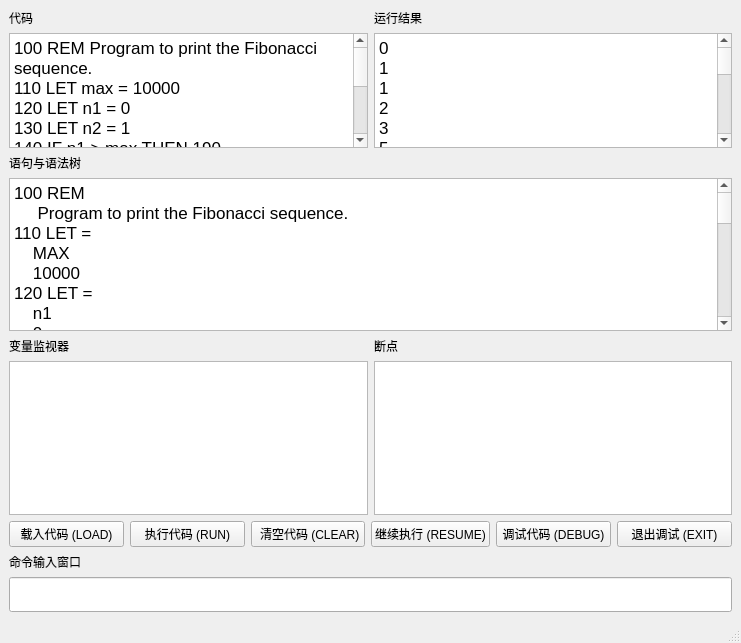
<?xml version="1.0" encoding="UTF-8"?>
<ui version="4.0">
 <class>MainWindow</class>
 <widget class="QMainWindow" name="MainWindow">
  <property name="geometry">
   <rect>
    <x>0</x>
    <y>0</y>
    <width>741</width>
    <height>643</height>
   </rect>
  </property>
  <property name="sizePolicy">
   <sizepolicy hsizetype="Preferred" vsizetype="Preferred">
    <horstretch>0</horstretch>
    <verstretch>0</verstretch>
   </sizepolicy>
  </property>
  <property name="windowTitle">
   <string>GuiBasic</string>
  </property>
  <widget class="QWidget" name="centralwidget">
   <property name="sizePolicy">
    <sizepolicy hsizetype="Expanding" vsizetype="Expanding">
     <horstretch>0</horstretch>
     <verstretch>0</verstretch>
    </sizepolicy>
   </property>
   <layout class="QHBoxLayout" name="horizontalLayout_3">
    <item>
     <layout class="QVBoxLayout" name="verticalLayout">
      <item>
       <layout class="QHBoxLayout" name="horizontalLayout">
        <item>
         <layout class="QVBoxLayout" name="verticalLayout_2">
          <item>
           <widget class="QLabel" name="labelCode">
            <property name="text">
             <string>代码</string>
            </property>
           </widget>
          </item>
          <item>
           <widget class="QTextBrowser" name="CodeDisplay">
            <property name="readOnly">
             <bool>true</bool>
            </property>
            <property name="html">
             <string>&lt;!DOCTYPE HTML PUBLIC &quot;-//W3C//DTD HTML 4.0//EN&quot; &quot;http://www.w3.org/TR/REC-html40/strict.dtd&quot;&gt;
&lt;html&gt;&lt;head&gt;&lt;meta name=&quot;qrichtext&quot; content=&quot;1&quot; /&gt;&lt;meta charset=&quot;utf-8&quot; /&gt;&lt;style type=&quot;text/css&quot;&gt;
p, li { white-space: pre-wrap; }
hr { height: 1px; border-width: 0; }
li.unchecked::marker { content: &quot;\2610&quot;; }
li.checked::marker { content: &quot;\2612&quot;; }
&lt;/style&gt;&lt;/head&gt;&lt;body style=&quot; font-family:'Microsoft YaHei UI'; font-size:9pt; font-weight:400; font-style:normal;&quot;&gt;
&lt;p style=&quot; margin-top:0px; margin-bottom:0px; margin-left:0px; margin-right:0px; -qt-block-indent:0; text-indent:0px;&quot;&gt;&lt;span style=&quot; font-family:'.AppleSystemUIFont'; font-size:13pt;&quot;&gt;100 REM Program to print the Fibonacci sequence.&lt;/span&gt;&lt;/p&gt;
&lt;p style=&quot; margin-top:0px; margin-bottom:0px; margin-left:0px; margin-right:0px; -qt-block-indent:0; text-indent:0px;&quot;&gt;&lt;span style=&quot; font-family:'.AppleSystemUIFont'; font-size:13pt;&quot;&gt;110 LET max = 10000&lt;/span&gt;&lt;/p&gt;
&lt;p style=&quot; margin-top:0px; margin-bottom:0px; margin-left:0px; margin-right:0px; -qt-block-indent:0; text-indent:0px;&quot;&gt;&lt;span style=&quot; font-family:'.AppleSystemUIFont'; font-size:13pt;&quot;&gt;120 LET n1 = 0&lt;/span&gt;&lt;/p&gt;
&lt;p style=&quot; margin-top:0px; margin-bottom:0px; margin-left:0px; margin-right:0px; -qt-block-indent:0; text-indent:0px;&quot;&gt;&lt;span style=&quot; font-family:'.AppleSystemUIFont'; font-size:13pt;&quot;&gt;130 LET n2 = 1&lt;/span&gt;&lt;/p&gt;
&lt;p style=&quot; margin-top:0px; margin-bottom:0px; margin-left:0px; margin-right:0px; -qt-block-indent:0; text-indent:0px;&quot;&gt;&lt;span style=&quot; font-family:'.AppleSystemUIFont'; font-size:13pt;&quot;&gt;140 IF n1 &amp;gt; max THEN 190&lt;/span&gt;&lt;/p&gt;
&lt;p style=&quot; margin-top:0px; margin-bottom:0px; margin-left:0px; margin-right:0px; -qt-block-indent:0; text-indent:0px;&quot;&gt;&lt;span style=&quot; font-family:'.AppleSystemUIFont'; font-size:13pt;&quot;&gt;145 PRINT n1&lt;/span&gt;&lt;/p&gt;
&lt;p style=&quot; margin-top:0px; margin-bottom:0px; margin-left:0px; margin-right:0px; -qt-block-indent:0; text-indent:0px;&quot;&gt;&lt;span style=&quot; font-family:'.AppleSystemUIFont'; font-size:13pt;&quot;&gt;150 LET n3 = n1 + n2&lt;/span&gt;&lt;/p&gt;
&lt;p style=&quot; margin-top:0px; margin-bottom:0px; margin-left:0px; margin-right:0px; -qt-block-indent:0; text-indent:0px;&quot;&gt;&lt;span style=&quot; font-family:'.AppleSystemUIFont'; font-size:13pt;&quot;&gt;160 LET n1 = n2&lt;/span&gt;&lt;/p&gt;
&lt;p style=&quot; margin-top:0px; margin-bottom:0px; margin-left:0px; margin-right:0px; -qt-block-indent:0; text-indent:0px;&quot;&gt;&lt;span style=&quot; font-family:'.AppleSystemUIFont'; font-size:13pt;&quot;&gt;170 LET n2 = n3&lt;/span&gt;&lt;/p&gt;
&lt;p style=&quot; margin-top:0px; margin-bottom:0px; margin-left:0px; margin-right:0px; -qt-block-indent:0; text-indent:0px;&quot;&gt;&lt;span style=&quot; font-family:'.AppleSystemUIFont'; font-size:13pt;&quot;&gt;180 GOTO 140&lt;/span&gt;&lt;/p&gt;
&lt;p style=&quot; margin-top:0px; margin-bottom:0px; margin-left:0px; margin-right:0px; -qt-block-indent:0; text-indent:0px;&quot;&gt;&lt;span style=&quot; font-family:'.AppleSystemUIFont'; font-size:13pt;&quot;&gt;190 END&lt;/span&gt;&lt;/p&gt;&lt;/body&gt;&lt;/html&gt;</string>
            </property>
           </widget>
          </item>
         </layout>
        </item>
        <item>
         <layout class="QVBoxLayout" name="verticalLayout_4">
          <item>
           <widget class="QLabel" name="labelOutput">
            <property name="text">
             <string>运行结果</string>
            </property>
           </widget>
          </item>
          <item>
           <widget class="QTextBrowser" name="textBrowser">
            <property name="html">
             <string>&lt;!DOCTYPE HTML PUBLIC &quot;-//W3C//DTD HTML 4.0//EN&quot; &quot;http://www.w3.org/TR/REC-html40/strict.dtd&quot;&gt;
&lt;html&gt;&lt;head&gt;&lt;meta name=&quot;qrichtext&quot; content=&quot;1&quot; /&gt;&lt;meta charset=&quot;utf-8&quot; /&gt;&lt;style type=&quot;text/css&quot;&gt;
p, li { white-space: pre-wrap; }
hr { height: 1px; border-width: 0; }
li.unchecked::marker { content: &quot;\2610&quot;; }
li.checked::marker { content: &quot;\2612&quot;; }
&lt;/style&gt;&lt;/head&gt;&lt;body style=&quot; font-family:'Microsoft YaHei UI'; font-size:9pt; font-weight:400; font-style:normal;&quot;&gt;
&lt;p style=&quot; margin-top:0px; margin-bottom:0px; margin-left:0px; margin-right:0px; -qt-block-indent:0; text-indent:0px;&quot;&gt;&lt;span style=&quot; font-family:'.AppleSystemUIFont'; font-size:13pt;&quot;&gt;0&lt;/span&gt;&lt;/p&gt;
&lt;p style=&quot; margin-top:0px; margin-bottom:0px; margin-left:0px; margin-right:0px; -qt-block-indent:0; text-indent:0px;&quot;&gt;&lt;span style=&quot; font-family:'.AppleSystemUIFont'; font-size:13pt;&quot;&gt;1&lt;/span&gt;&lt;/p&gt;
&lt;p style=&quot; margin-top:0px; margin-bottom:0px; margin-left:0px; margin-right:0px; -qt-block-indent:0; text-indent:0px;&quot;&gt;&lt;span style=&quot; font-family:'.AppleSystemUIFont'; font-size:13pt;&quot;&gt;1&lt;/span&gt;&lt;/p&gt;
&lt;p style=&quot; margin-top:0px; margin-bottom:0px; margin-left:0px; margin-right:0px; -qt-block-indent:0; text-indent:0px;&quot;&gt;&lt;span style=&quot; font-family:'.AppleSystemUIFont'; font-size:13pt;&quot;&gt;2&lt;/span&gt;&lt;/p&gt;
&lt;p style=&quot; margin-top:0px; margin-bottom:0px; margin-left:0px; margin-right:0px; -qt-block-indent:0; text-indent:0px;&quot;&gt;&lt;span style=&quot; font-family:'.AppleSystemUIFont'; font-size:13pt;&quot;&gt;3&lt;/span&gt;&lt;/p&gt;
&lt;p style=&quot; margin-top:0px; margin-bottom:0px; margin-left:0px; margin-right:0px; -qt-block-indent:0; text-indent:0px;&quot;&gt;&lt;span style=&quot; font-family:'.AppleSystemUIFont'; font-size:13pt;&quot;&gt;5&lt;/span&gt;&lt;/p&gt;
&lt;p style=&quot; margin-top:0px; margin-bottom:0px; margin-left:0px; margin-right:0px; -qt-block-indent:0; text-indent:0px;&quot;&gt;&lt;span style=&quot; font-family:'.AppleSystemUIFont'; font-size:13pt;&quot;&gt;8&lt;/span&gt;&lt;/p&gt;
&lt;p style=&quot; margin-top:0px; margin-bottom:0px; margin-left:0px; margin-right:0px; -qt-block-indent:0; text-indent:0px;&quot;&gt;&lt;span style=&quot; font-family:'.AppleSystemUIFont'; font-size:13pt;&quot;&gt;13&lt;/span&gt;&lt;/p&gt;
&lt;p style=&quot; margin-top:0px; margin-bottom:0px; margin-left:0px; margin-right:0px; -qt-block-indent:0; text-indent:0px;&quot;&gt;&lt;span style=&quot; font-family:'.AppleSystemUIFont'; font-size:13pt;&quot;&gt;21&lt;/span&gt;&lt;/p&gt;
&lt;p style=&quot; margin-top:0px; margin-bottom:0px; margin-left:0px; margin-right:0px; -qt-block-indent:0; text-indent:0px;&quot;&gt;&lt;span style=&quot; font-family:'.AppleSystemUIFont'; font-size:13pt;&quot;&gt;34&lt;/span&gt;&lt;/p&gt;
&lt;p style=&quot; margin-top:0px; margin-bottom:0px; margin-left:0px; margin-right:0px; -qt-block-indent:0; text-indent:0px;&quot;&gt;&lt;span style=&quot; font-family:'.AppleSystemUIFont'; font-size:13pt;&quot;&gt;55&lt;/span&gt;&lt;/p&gt;
&lt;p style=&quot; margin-top:0px; margin-bottom:0px; margin-left:0px; margin-right:0px; -qt-block-indent:0; text-indent:0px;&quot;&gt;&lt;span style=&quot; font-family:'.AppleSystemUIFont'; font-size:13pt;&quot;&gt;89&lt;/span&gt;&lt;/p&gt;
&lt;p style=&quot; margin-top:0px; margin-bottom:0px; margin-left:0px; margin-right:0px; -qt-block-indent:0; text-indent:0px;&quot;&gt;&lt;span style=&quot; font-family:'.AppleSystemUIFont'; font-size:13pt;&quot;&gt;144&lt;/span&gt;&lt;/p&gt;
&lt;p style=&quot; margin-top:0px; margin-bottom:0px; margin-left:0px; margin-right:0px; -qt-block-indent:0; text-indent:0px;&quot;&gt;&lt;span style=&quot; font-family:'.AppleSystemUIFont'; font-size:13pt;&quot;&gt;233&lt;/span&gt;&lt;/p&gt;
&lt;p style=&quot; margin-top:0px; margin-bottom:0px; margin-left:0px; margin-right:0px; -qt-block-indent:0; text-indent:0px;&quot;&gt;&lt;span style=&quot; font-family:'.AppleSystemUIFont'; font-size:13pt;&quot;&gt;377&lt;/span&gt;&lt;/p&gt;
&lt;p style=&quot; margin-top:0px; margin-bottom:0px; margin-left:0px; margin-right:0px; -qt-block-indent:0; text-indent:0px;&quot;&gt;&lt;span style=&quot; font-family:'.AppleSystemUIFont'; font-size:13pt;&quot;&gt;610&lt;/span&gt;&lt;/p&gt;
&lt;p style=&quot; margin-top:0px; margin-bottom:0px; margin-left:0px; margin-right:0px; -qt-block-indent:0; text-indent:0px;&quot;&gt;&lt;span style=&quot; font-family:'.AppleSystemUIFont'; font-size:13pt;&quot;&gt;987&lt;/span&gt;&lt;/p&gt;
&lt;p style=&quot; margin-top:0px; margin-bottom:0px; margin-left:0px; margin-right:0px; -qt-block-indent:0; text-indent:0px;&quot;&gt;&lt;span style=&quot; font-family:'.AppleSystemUIFont'; font-size:13pt;&quot;&gt;1597&lt;/span&gt;&lt;/p&gt;
&lt;p style=&quot; margin-top:0px; margin-bottom:0px; margin-left:0px; margin-right:0px; -qt-block-indent:0; text-indent:0px;&quot;&gt;&lt;span style=&quot; font-family:'.AppleSystemUIFont'; font-size:13pt;&quot;&gt;2584&lt;/span&gt;&lt;/p&gt;
&lt;p style=&quot; margin-top:0px; margin-bottom:0px; margin-left:0px; margin-right:0px; -qt-block-indent:0; text-indent:0px;&quot;&gt;&lt;span style=&quot; font-family:'.AppleSystemUIFont'; font-size:13pt;&quot;&gt;4181&lt;/span&gt;&lt;/p&gt;
&lt;p style=&quot; margin-top:0px; margin-bottom:0px; margin-left:0px; margin-right:0px; -qt-block-indent:0; text-indent:0px;&quot;&gt;&lt;span style=&quot; font-family:'.AppleSystemUIFont'; font-size:13pt;&quot;&gt;6765&lt;/span&gt;&lt;/p&gt;&lt;/body&gt;&lt;/html&gt;</string>
            </property>
           </widget>
          </item>
         </layout>
        </item>
       </layout>
      </item>
      <item>
       <layout class="QVBoxLayout" name="verticalLayout_3">
        <item>
         <widget class="QLabel" name="labelSyntaxTree">
          <property name="text">
           <string>语句与语法树</string>
          </property>
         </widget>
        </item>
        <item>
         <widget class="QTextBrowser" name="treeDisplay">
          <property name="readOnly">
           <bool>true</bool>
          </property>
          <property name="html">
           <string>&lt;!DOCTYPE HTML PUBLIC &quot;-//W3C//DTD HTML 4.0//EN&quot; &quot;http://www.w3.org/TR/REC-html40/strict.dtd&quot;&gt;
&lt;html&gt;&lt;head&gt;&lt;meta name=&quot;qrichtext&quot; content=&quot;1&quot; /&gt;&lt;meta charset=&quot;utf-8&quot; /&gt;&lt;style type=&quot;text/css&quot;&gt;
p, li { white-space: pre-wrap; }
hr { height: 1px; border-width: 0; }
li.unchecked::marker { content: &quot;\2610&quot;; }
li.checked::marker { content: &quot;\2612&quot;; }
&lt;/style&gt;&lt;/head&gt;&lt;body style=&quot; font-family:'Microsoft YaHei UI'; font-size:9pt; font-weight:400; font-style:normal;&quot;&gt;
&lt;p style=&quot; margin-top:0px; margin-bottom:0px; margin-left:0px; margin-right:0px; -qt-block-indent:0; text-indent:0px;&quot;&gt;&lt;span style=&quot; font-family:'.AppleSystemUIFont'; font-size:13pt;&quot;&gt;100 REM&lt;/span&gt;&lt;/p&gt;
&lt;p style=&quot; margin-top:0px; margin-bottom:0px; margin-left:0px; margin-right:0px; -qt-block-indent:0; text-indent:0px;&quot;&gt;&lt;span style=&quot; font-family:'.AppleSystemUIFont'; font-size:13pt;&quot;&gt;     Program to print the Fibonacci sequence.&lt;/span&gt;&lt;/p&gt;
&lt;p style=&quot; margin-top:0px; margin-bottom:0px; margin-left:0px; margin-right:0px; -qt-block-indent:0; text-indent:0px;&quot;&gt;&lt;span style=&quot; font-family:'.AppleSystemUIFont'; font-size:13pt;&quot;&gt;110 LET =&lt;/span&gt;&lt;/p&gt;
&lt;p style=&quot; margin-top:0px; margin-bottom:0px; margin-left:0px; margin-right:0px; -qt-block-indent:0; text-indent:0px;&quot;&gt;&lt;span style=&quot; font-family:'.AppleSystemUIFont'; font-size:13pt;&quot;&gt;    MAX&lt;/span&gt;&lt;/p&gt;
&lt;p style=&quot; margin-top:0px; margin-bottom:0px; margin-left:0px; margin-right:0px; -qt-block-indent:0; text-indent:0px;&quot;&gt;&lt;span style=&quot; font-family:'.AppleSystemUIFont'; font-size:13pt;&quot;&gt;    10000&lt;/span&gt;&lt;/p&gt;
&lt;p style=&quot; margin-top:0px; margin-bottom:0px; margin-left:0px; margin-right:0px; -qt-block-indent:0; text-indent:0px;&quot;&gt;&lt;span style=&quot; font-family:'.AppleSystemUIFont'; font-size:13pt;&quot;&gt;120 LET =&lt;/span&gt;&lt;/p&gt;
&lt;p style=&quot; margin-top:0px; margin-bottom:0px; margin-left:0px; margin-right:0px; -qt-block-indent:0; text-indent:0px;&quot;&gt;&lt;span style=&quot; font-family:'.AppleSystemUIFont'; font-size:13pt;&quot;&gt;    n1&lt;/span&gt;&lt;/p&gt;
&lt;p style=&quot; margin-top:0px; margin-bottom:0px; margin-left:0px; margin-right:0px; -qt-block-indent:0; text-indent:0px;&quot;&gt;&lt;span style=&quot; font-family:'.AppleSystemUIFont'; font-size:13pt;&quot;&gt;    0&lt;/span&gt;&lt;/p&gt;
&lt;p style=&quot; margin-top:0px; margin-bottom:0px; margin-left:0px; margin-right:0px; -qt-block-indent:0; text-indent:0px;&quot;&gt;&lt;span style=&quot; font-family:'.AppleSystemUIFont'; font-size:13pt;&quot;&gt;130 LET =&lt;/span&gt;&lt;/p&gt;
&lt;p style=&quot; margin-top:0px; margin-bottom:0px; margin-left:0px; margin-right:0px; -qt-block-indent:0; text-indent:0px;&quot;&gt;&lt;span style=&quot; font-family:'.AppleSystemUIFont'; font-size:13pt;&quot;&gt;    n2&lt;/span&gt;&lt;/p&gt;
&lt;p style=&quot; margin-top:0px; margin-bottom:0px; margin-left:0px; margin-right:0px; -qt-block-indent:0; text-indent:0px;&quot;&gt;&lt;span style=&quot; font-family:'.AppleSystemUIFont'; font-size:13pt;&quot;&gt;    1&lt;/span&gt;&lt;/p&gt;
&lt;p style=&quot; margin-top:0px; margin-bottom:0px; margin-left:0px; margin-right:0px; -qt-block-indent:0; text-indent:0px;&quot;&gt;&lt;span style=&quot; font-family:'.AppleSystemUIFont'; font-size:13pt;&quot;&gt;140 IF THEN&lt;/span&gt;&lt;/p&gt;
&lt;p style=&quot; margin-top:0px; margin-bottom:0px; margin-left:0px; margin-right:0px; -qt-block-indent:0; text-indent:0px;&quot;&gt;&lt;span style=&quot; font-family:'.AppleSystemUIFont'; font-size:13pt;&quot;&gt;    Exp &amp;gt;&lt;/span&gt;&lt;/p&gt;
&lt;p style=&quot; margin-top:0px; margin-bottom:0px; margin-left:0px; margin-right:0px; -qt-block-indent:0; text-indent:0px;&quot;&gt;&lt;span style=&quot; font-family:'.AppleSystemUIFont'; font-size:13pt;&quot;&gt;        n1&lt;/span&gt;&lt;/p&gt;
&lt;p style=&quot; margin-top:0px; margin-bottom:0px; margin-left:0px; margin-right:0px; -qt-block-indent:0; text-indent:0px;&quot;&gt;&lt;span style=&quot; font-family:'.AppleSystemUIFont'; font-size:13pt;&quot;&gt;        max&lt;/span&gt;&lt;/p&gt;
&lt;p style=&quot; margin-top:0px; margin-bottom:0px; margin-left:0px; margin-right:0px; -qt-block-indent:0; text-indent:0px;&quot;&gt;&lt;span style=&quot; font-family:'.AppleSystemUIFont'; font-size:13pt;&quot;&gt;    190&lt;/span&gt;&lt;/p&gt;
&lt;p style=&quot; margin-top:0px; margin-bottom:0px; margin-left:0px; margin-right:0px; -qt-block-indent:0; text-indent:0px;&quot;&gt;&lt;span style=&quot; font-family:'.AppleSystemUIFont'; font-size:13pt;&quot;&gt;150 LET =&lt;/span&gt;&lt;/p&gt;
&lt;p style=&quot; margin-top:0px; margin-bottom:0px; margin-left:0px; margin-right:0px; -qt-block-indent:0; text-indent:0px;&quot;&gt;&lt;span style=&quot; font-family:'.AppleSystemUIFont'; font-size:13pt;&quot;&gt;    n3&lt;/span&gt;&lt;/p&gt;
&lt;p style=&quot; margin-top:0px; margin-bottom:0px; margin-left:0px; margin-right:0px; -qt-block-indent:0; text-indent:0px;&quot;&gt;&lt;span style=&quot; font-family:'.AppleSystemUIFont'; font-size:13pt;&quot;&gt;    Exp +&lt;/span&gt;&lt;/p&gt;
&lt;p style=&quot; margin-top:0px; margin-bottom:0px; margin-left:0px; margin-right:0px; -qt-block-indent:0; text-indent:0px;&quot;&gt;&lt;span style=&quot; font-family:'.AppleSystemUIFont'; font-size:13pt;&quot;&gt;        n1&lt;/span&gt;&lt;/p&gt;
&lt;p style=&quot; margin-top:0px; margin-bottom:0px; margin-left:0px; margin-right:0px; -qt-block-indent:0; text-indent:0px;&quot;&gt;&lt;span style=&quot; font-family:'.AppleSystemUIFont'; font-size:13pt;&quot;&gt;        n2&lt;/span&gt;&lt;/p&gt;
&lt;p style=&quot; margin-top:0px; margin-bottom:0px; margin-left:0px; margin-right:0px; -qt-block-indent:0; text-indent:0px;&quot;&gt;&lt;span style=&quot; font-family:'.AppleSystemUIFont'; font-size:13pt;&quot;&gt;160 LET =&lt;/span&gt;&lt;/p&gt;
&lt;p style=&quot; margin-top:0px; margin-bottom:0px; margin-left:0px; margin-right:0px; -qt-block-indent:0; text-indent:0px;&quot;&gt;&lt;span style=&quot; font-family:'.AppleSystemUIFont'; font-size:13pt;&quot;&gt;    n1&lt;/span&gt;&lt;/p&gt;
&lt;p style=&quot; margin-top:0px; margin-bottom:0px; margin-left:0px; margin-right:0px; -qt-block-indent:0; text-indent:0px;&quot;&gt;&lt;span style=&quot; font-family:'.AppleSystemUIFont'; font-size:13pt;&quot;&gt;    n2&lt;/span&gt;&lt;/p&gt;
&lt;p style=&quot; margin-top:0px; margin-bottom:0px; margin-left:0px; margin-right:0px; -qt-block-indent:0; text-indent:0px;&quot;&gt;&lt;span style=&quot; font-family:'.AppleSystemUIFont'; font-size:13pt;&quot;&gt;170 LET =&lt;/span&gt;&lt;/p&gt;
&lt;p style=&quot; margin-top:0px; margin-bottom:0px; margin-left:0px; margin-right:0px; -qt-block-indent:0; text-indent:0px;&quot;&gt;&lt;span style=&quot; font-family:'.AppleSystemUIFont'; font-size:13pt;&quot;&gt;    n2&lt;/span&gt;&lt;/p&gt;
&lt;p style=&quot; margin-top:0px; margin-bottom:0px; margin-left:0px; margin-right:0px; -qt-block-indent:0; text-indent:0px;&quot;&gt;&lt;span style=&quot; font-family:'.AppleSystemUIFont'; font-size:13pt;&quot;&gt;    n3&lt;/span&gt;&lt;/p&gt;
&lt;p style=&quot; margin-top:0px; margin-bottom:0px; margin-left:0px; margin-right:0px; -qt-block-indent:0; text-indent:0px;&quot;&gt;&lt;span style=&quot; font-family:'.AppleSystemUIFont'; font-size:13pt;&quot;&gt;180 GOTO&lt;/span&gt;&lt;/p&gt;
&lt;p style=&quot; margin-top:0px; margin-bottom:0px; margin-left:0px; margin-right:0px; -qt-block-indent:0; text-indent:0px;&quot;&gt;&lt;span style=&quot; font-family:'.AppleSystemUIFont'; font-size:13pt;&quot;&gt;    140&lt;/span&gt;&lt;/p&gt;
&lt;p style=&quot; margin-top:0px; margin-bottom:0px; margin-left:0px; margin-right:0px; -qt-block-indent:0; text-indent:0px;&quot;&gt;&lt;span style=&quot; font-family:'.AppleSystemUIFont'; font-size:13pt;&quot;&gt;190 END&lt;/span&gt;&lt;/p&gt;&lt;/body&gt;&lt;/html&gt;</string>
          </property>
          <property name="overwriteMode">
           <bool>false</bool>
          </property>
         </widget>
        </item>
        <item>
         <layout class="QHBoxLayout" name="layoutDebugger">
          <item>
           <layout class="QVBoxLayout" name="verticalLayout_8">
            <item>
             <widget class="QLabel" name="labelMonitor">
              <property name="text">
               <string>变量监视器</string>
              </property>
             </widget>
            </item>
            <item>
             <widget class="QTextBrowser" name="monitorDisplay">
              <property name="markdown">
               <string/>
              </property>
             </widget>
            </item>
           </layout>
          </item>
          <item>
           <layout class="QVBoxLayout" name="verticalLayout_7">
            <item>
             <widget class="QLabel" name="labelBreakPoints">
              <property name="text">
               <string>断点</string>
              </property>
             </widget>
            </item>
            <item>
             <widget class="QTextBrowser" name="breakPointsDisplay">
              <property name="markdown">
               <string/>
              </property>
             </widget>
            </item>
           </layout>
          </item>
         </layout>
        </item>
       </layout>
      </item>
      <item>
       <layout class="QHBoxLayout" name="horizontalLayout_2">
        <item>
         <widget class="QPushButton" name="btnLoadCode">
          <property name="text">
           <string>载入代码 (LOAD)</string>
          </property>
         </widget>
        </item>
        <item>
         <widget class="QPushButton" name="btnRunCode">
          <property name="text">
           <string>执行代码 (RUN)</string>
          </property>
         </widget>
        </item>
        <item>
         <widget class="QPushButton" name="btnClearCode">
          <property name="text">
           <string> 清空代码 (CLEAR)</string>
          </property>
         </widget>
        </item>
        <item>
         <widget class="QPushButton" name="btnDebugResume">
          <property name="enabled">
           <bool>true</bool>
          </property>
          <property name="text">
           <string>继续执行 (RESUME)</string>
          </property>
         </widget>
        </item>
        <item>
         <widget class="QPushButton" name="btnDebugMode">
          <property name="text">
           <string>调试代码 (DEBUG)</string>
          </property>
         </widget>
        </item>
        <item>
         <widget class="QPushButton" name="btnExitDebugMode">
          <property name="enabled">
           <bool>true</bool>
          </property>
          <property name="text">
           <string>退出调试 (EXIT)</string>
          </property>
         </widget>
        </item>
       </layout>
      </item>
      <item>
       <layout class="QVBoxLayout" name="verticalLayout_5">
        <item>
         <widget class="QLabel" name="labelCommand">
          <property name="text">
           <string>命令输入窗口</string>
          </property>
         </widget>
        </item>
        <item>
         <widget class="QLineEdit" name="cmdLineEdit">
          <property name="minimumSize">
           <size>
            <width>0</width>
            <height>35</height>
           </size>
          </property>
          <property name="sizeIncrement">
           <size>
            <width>0</width>
            <height>20</height>
           </size>
          </property>
          <property name="font">
           <font>
            <pointsize>16</pointsize>
           </font>
          </property>
         </widget>
        </item>
       </layout>
      </item>
     </layout>
    </item>
   </layout>
  </widget>
  <widget class="QMenuBar" name="menubar">
   <property name="geometry">
    <rect>
     <x>0</x>
     <y>0</y>
     <width>741</width>
     <height>19</height>
    </rect>
   </property>
  </widget>
  <widget class="QStatusBar" name="statusbar"/>
 </widget>
 <resources/>
 <connections/>
</ui>
